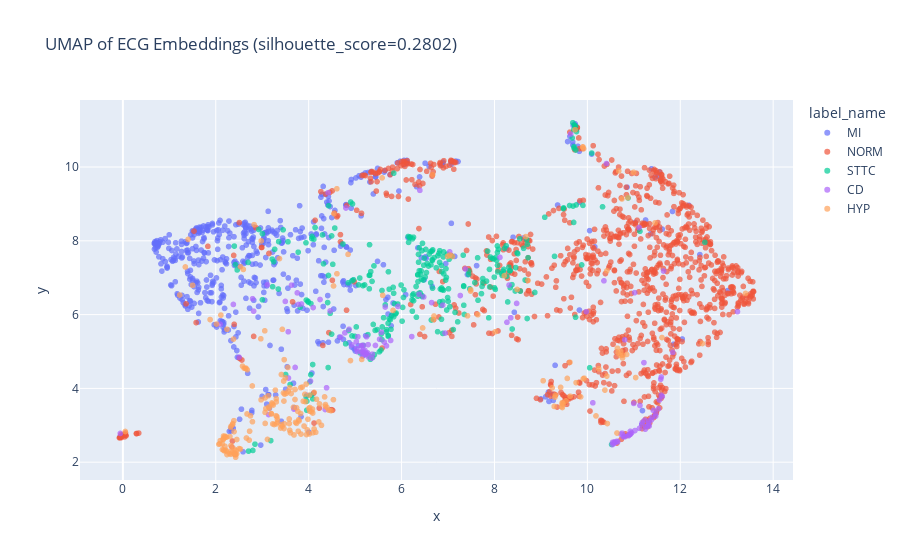

The notebook cell this image was saved under:
### Markdown cell above
### MLP - (ecg_emb) -> 256 -> 64 -> 5

### Code cell
generate_umap_plot(*extract_embeddings_ecg(load_ecg_encoder(
    model_checkpoint_path="/home/giovanidl/doutorado/prelim/checkpoints/ecg/",
    model_checkpoint_name="MLP256_64_Epoch_23_20260128_185652.pt"
    ), val_loader_robust_text), save_path="umap_ecg.html")

### Figure 1 — Plotly figure (JSON) as saved in the notebook; plotly's stock layout.template omitted (floating-point values rounded to 4 significant figures; data arrays with more than 128 entries replaced by an {"elided": "..."} marker saying what was removed)
{"data": [{"hovertemplate": "label_name=MI<br>x=%{x}<br>y=%{y}<extra></extra>", "legendgroup": "MI", "marker": {"color": "#636efa", "opacity": 0.7, "symbol": "circle"}, "mode": "markers", "name": "MI", "showlegend": true, "type": "scattergl", "x": {"elided": "535 float values"}, "xaxis": "x", "y": {"elided": "535 float values"}, "yaxis": "y"}, {"hovertemplate": "label_name=NORM<br>x=%{x}<br>y=%{y}<extra></extra>", "legendgroup": "NORM", "marker": {"color": "#EF553B", "opacity": 0.7, "symbol": "circle"}, "mode": "markers", "name": "NORM", "showlegend": true, "type": "scattergl", "x": {"elided": "995 float values"}, "xaxis": "x", "y": {"elided": "995 float values"}, "yaxis": "y"}, {"hovertemplate": "label_name=STTC<br>x=%{x}<br>y=%{y}<extra></extra>", "legendgroup": "STTC", "marker": {"color": "#00cc96", "opacity": 0.7, "symbol": "circle"}, "mode": "markers", "name": "STTC", "showlegend": true, "type": "scattergl", "x": {"elided": "287 float values"}, "xaxis": "x", "y": {"elided": "287 float values"}, "yaxis": "y"}, {"hovertemplate": "label_name=CD<br>x=%{x}<br>y=%{y}<extra></extra>", "legendgroup": "CD", "marker": {"color": "#ab63fa", "opacity": 0.7, "symbol": "circle"}, "mode": "markers", "name": "CD", "showlegend": true, "type": "scattergl", "x": {"elided": "129 float values"}, "xaxis": "x", "y": {"elided": "129 float values"}, "yaxis": "y"}, {"hovertemplate": "label_name=HYP<br>x=%{x}<br>y=%{y}<extra></extra>", "legendgroup": "HYP", "marker": {"color": "#FFA15A", "opacity": 0.7, "symbol": "circle"}, "mode": "markers", "name": "HYP", "showlegend": true, "type": "scattergl", "x": {"elided": "237 float values"}, "xaxis": "x", "y": {"elided": "237 float values"}, "yaxis": "y"}], "layout": {"legend": {"title": {"text": "label_name"}, "tracegroupgap": 0}, "title": {"text": "UMAP of ECG Embeddings (silhouette_score=0.2802)"}, "xaxis": {"anchor": "y", "domain": [0, 1], "title": {"text": "x"}}, "yaxis": {"anchor": "x", "domain": [0, 1], "title": {"text": "y"}}}}
